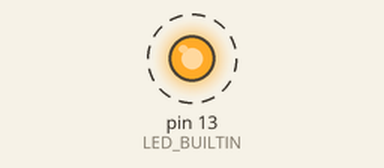
Simulated run of this sketch. Board: Arduino Uno, built with avr-gcc and run on an emulated ATmega328P. Shown: output pins drawn as LEDs (lit = HIGH). Dashed ring = blinking.

Above: at 0.5 s.
Timing chart, 0 to 4.6 s (numbered marks = the images above):
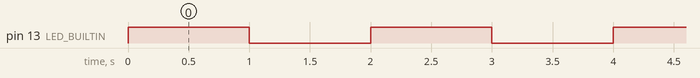

The sketch:

sketch_feb05a.ino
```cpp
/**
 * Blink
 *
 * Turns on an LED on for one second,
 * then off for one second, repeatedly.
 */
#include "Arduino.h"

// Set LED_BUILTIN if it is not defined by Arduino framework
// #define LED_BUILTIN 13

void setup()
{
  // initialize LED digital pin as an output.
  pinMode(LED_BUILTIN, OUTPUT);
}

void loop()
{
  // turn the LED on (HIGH is the voltage level)
  digitalWrite(LED_BUILTIN, HIGH);

  // wait for a second
  delay(1000);

  // turn the LED off by making the voltage LOW
  digitalWrite(LED_BUILTIN, LOW);

   // wait for a second
  delay(1000);
}
```

Measured:
- by itself, pin 13 (LED_BUILTIN): alternates HIGH for 1.0 s and LOW for 1.0 s
